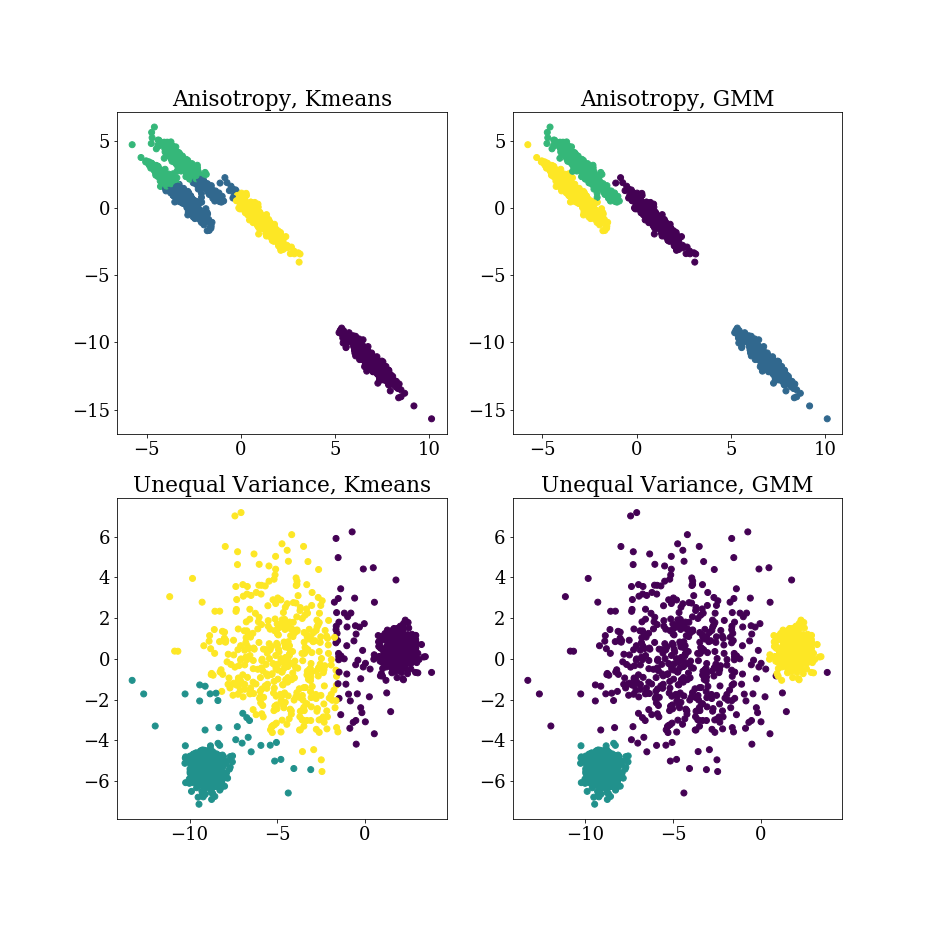

Python code for this plot:
import numpy as np
import matplotlib.pyplot as plt

from sklearn.cluster import KMeans
from sklearn.mixture import GaussianMixture
from sklearn.datasets import make_blobs

plt.close('all')

plt.figure(figsize=(13, 13))

n_samples = 1500
random_state = 170
X, y = make_blobs(n_samples=n_samples,centers=4, random_state=random_state)

# Anisotropicly distributed data
transformation = [[0.60834549, -0.63667341], [-0.40887718, 0.85253229]]
X_aniso = np.dot(X, transformation)
y_pred = KMeans(n_clusters=4, random_state=random_state).fit_predict(X_aniso)

plt.subplot(221)
plt.scatter(X_aniso[:, 0], X_aniso[:, 1], c=y_pred)
plt.title("Anisotropy, Kmeans")

y_pred = GaussianMixture(n_components=4).fit(X_aniso).predict(X_aniso)
plt.subplot(222)
plt.scatter(X_aniso[:, 0], X_aniso[:, 1], c=y_pred)
plt.title("Anisotropy, GMM")



# Different variance
X_varied, y_varied = make_blobs(n_samples=n_samples,
                                cluster_std=[0.5, 2.5, 0.5],
                                random_state=random_state)
y_pred = KMeans(n_clusters=3, random_state=random_state).fit_predict(X_varied)

plt.subplot(223)
plt.scatter(X_varied[:, 0], X_varied[:, 1], c=y_pred)
plt.title("Unequal Variance, Kmeans")
y_pred = GaussianMixture(n_components=3).fit(X_varied).predict(X_varied)
plt.subplot(224)
plt.scatter(X_varied[:, 0], X_varied[:, 1], c=y_pred)
plt.title("Unequal Variance, GMM")
